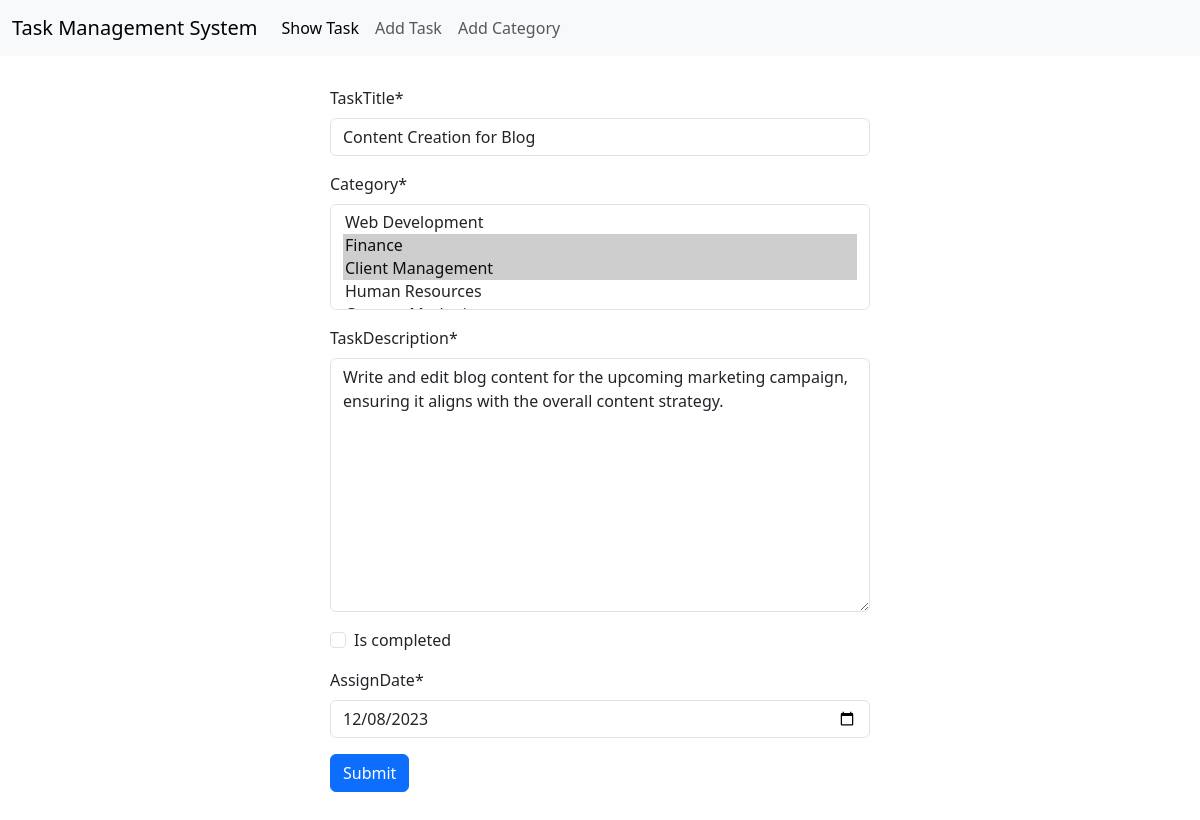
Screenshot of /add_task/edit/7 with the database file from the repository.
### task/models.py (models this page shows, shortened)
class Task(models.Model):
    taskTitle = models.CharField(max_length=30)
    category = models.ManyToManyField(Category)
    taskDescription = models.TextField()
    is_completed = models.BooleanField(default=False)
    assignDate = models.DateField()

### category/models.py (models this page shows)
class Category(models.Model):
    category = models.CharField(max_length=30)
    def __str__(self):
        return self.category

### task/views.py (the view)
# urls.py: path('edit/<int:id>', views.edit_task, name='edit_task'),
def edit_task(request, id):
    task = Task.objects.get(pk = id)
    form = TaskForm(instance=task)
    if request.method == 'POST':
        form = TaskForm(request.POST, instance=task)
        if form.is_valid():
            form.save()
            return redirect('show_task')
    return render (request, 'task.html', {'form': form})

### task/form.py
class TaskForm(forms.ModelForm):
    class Meta:
        model = Task
        fields = '__all__'
        widgets = {
            'assignDate': forms.DateInput(attrs={'type': 'date'})
        }

### task/templates/task.html (shortened to what this page needs)
{% extends "base.html" %}
{% load crispy_forms_tags %}
{% block content %}
<form style="width:50%; margin:auto; padding: 30px" action="" method="POST">
    {{form|crispy}}
    <button class="btn btn-primary">Submit</button>
</form>
{% endblock content %}

### rows the page displays
Task: taskTitle "Content Creation for Blog", taskDescription "Write and edit blog content for the upcoming marketing campaign, ensuring it aligns with the overall content strategy.", assignDate "12/08/2023"
Category: category "Web Development / Finance ☑ / Client Management ☑ / Human Resources"
